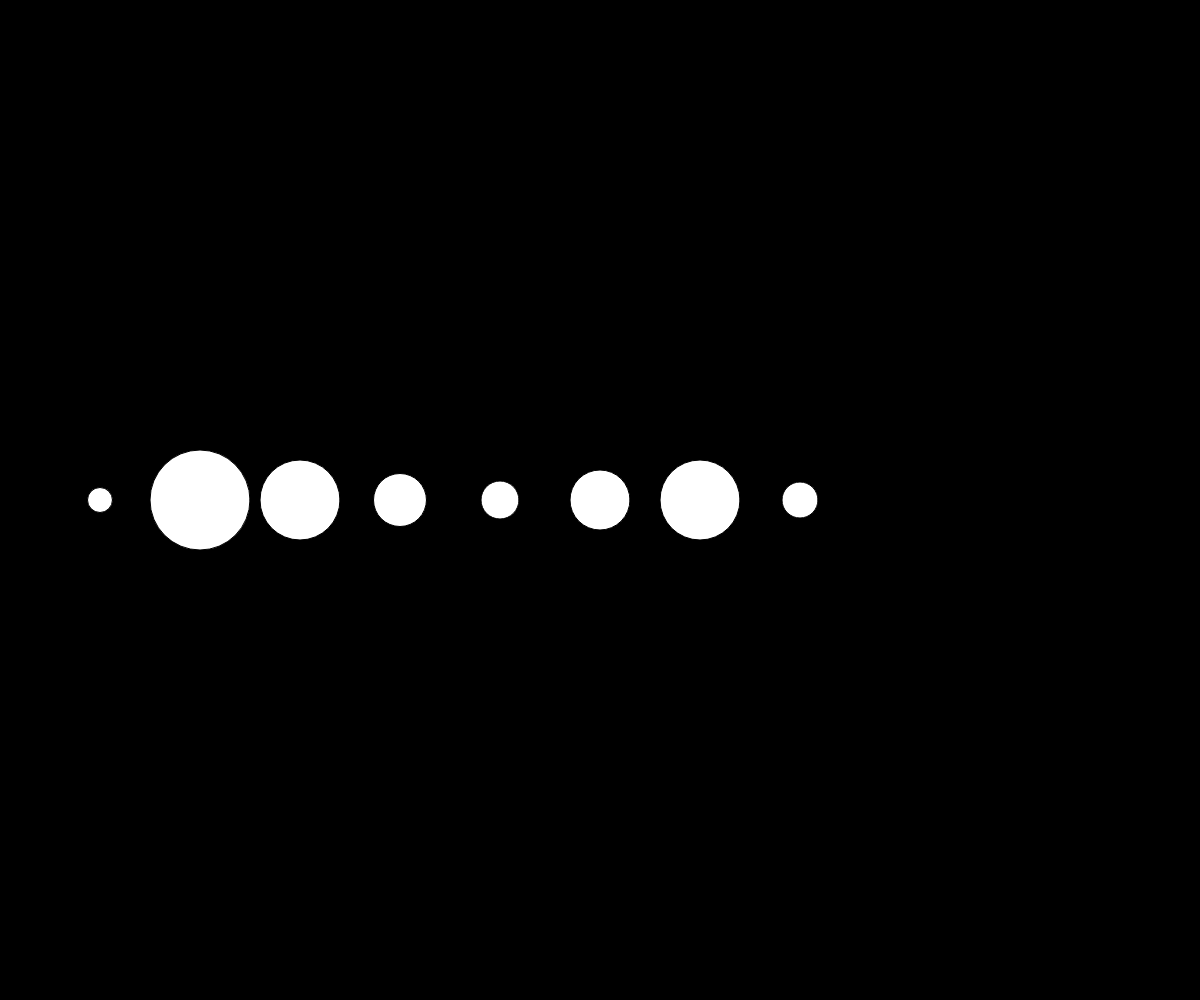
Frame 1 (no input)
Frame 60 (no input): identical to frame 1, image omitted
Frame 120 (the mouse pressed at the canvas centre since frame 60): identical to frame 1, image omitted

The p5.js sketch that drew this single still picture (run headless with seeded random() and noise() and a simulated clock; from frame 60 on, the mouse is pressed at the canvas centre):

// p5.js sketch
// ── sketch.js
var num = 23;
var nums = [25, 100, 80, 53, 38, 60, 80, 36];

function setup() {
  createCanvas(windowWidth, windowHeight);
}

function draw() {
  background(0);
    fill(255);
    //ellipse(50, height/2, num, num);
    
    for(var i = 0; i < nums.length; i++){
        ellipse(i*100+100, height/2, nums[i], nums[i]);
    }
    
//    ellipse(200, height/2, nums[0], nums[0]);
//    ellipse(300, height/2, nums[1], nums[1]);
//    ellipse(400, height/2, nums[2], nums[2]);
//    ellipse(500, height/2, nums[3], nums[3]);
//    ellipse(600, height/2, nums[4], nums[4]);
}
